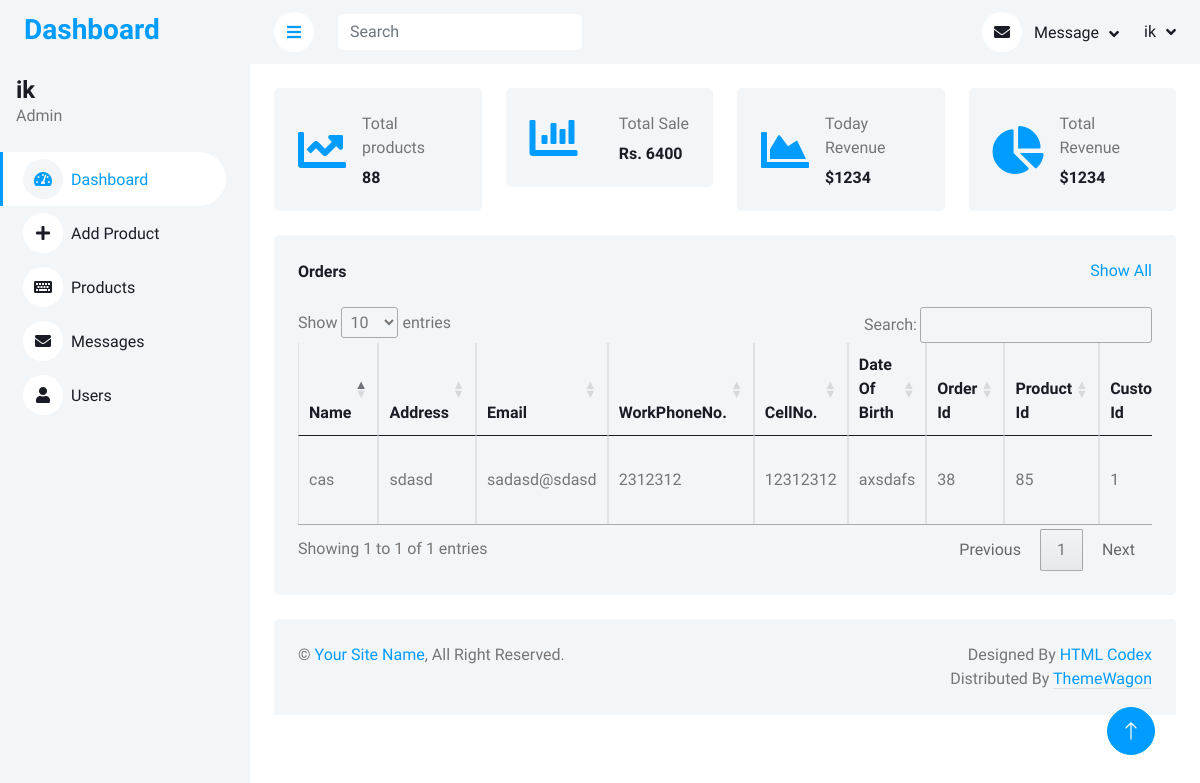
/admin-panel/dashborad.php (signed in), run on the app's committed database.
### tables this page shows
CREATE TABLE `orders` (
  `Name` varchar(255) DEFAULT NULL,
  `Address` varchar(255) DEFAULT NULL,
  `Email` varchar(255) DEFAULT NULL,
  `WorkPhoneNo` int(255) DEFAULT NULL,
  `CellNo` int(255) DEFAULT NULL,
  `DateOfBirth` varchar(255) DEFAULT NULL,
  `Remarks` varchar(255) DEFAULT NULL,
  `orderId` int(11) NOT NULL,
  `ProductId` int(11) DEFAULT NULL,
  `CustomerId` int(11) DEFAULT NULL,
  `TotalProducts` varchar(255) DEFAULT NULL,
  `TotalPrice` int(255) DEFAULT NULL,
  `OrderTime` timestamp NOT NULL DEFAULT current_timestamp()
);

### admin-panel/dashborad.php (the view, shortened to what this page needs)
<!DOCTYPE html>
<html lang="en">
<head>
    <link href="https://cdnjs.cloudflare.com/ajax/libs/font-awesome/5.10.0/css/all.min.css" rel="stylesheet">
    <link href="https://cdn.jsdelivr.net/npm/bootstrap-icons@1.4.1/font/bootstrap-icons.css" rel="stylesheet">
    <link href="https://cdn.datatables.net/1.13.6/css/jquery.dataTables.min.css" rel="stylesheet">
    <link href="css/bootstrap.min.css" rel="stylesheet">
    <link href="css/style.css" rel="stylesheet">
</head>
<body>
    <div class="container-xxl position-relative bg-white d-flex p-0">
        <?php include('sidebar.php') ?>
        <div class="content">
            <?php include('navbar.php') ?>
            <div class="container-fluid pt-4 px-4">
                <div class="row g-4">
                    <div class="col-sm-6 col-xl-3">
                        <div class="bg-light rounded d-flex align-items-center justify-content-between p-4">
                            <i class="fa fa-chart-line fa-3x text-primary"></i>
                            <div class="ms-3">
                                <p class="mb-2">Total products</p>
                                <h6 class="mb-0">
                                    <?php
                                    $select = "select * from products";
                                    $result = mysqli_query($connection, $select);
                                    $num = mysqli_num_rows($result);
                                    echo $num;
                                    ?>
                                </h6>
                            </div>
                        </div>
                    </div>
                    <div class="col-sm-6 col-xl-3">
                        <div class="bg-light rounded d-flex align-items-center justify-content-between p-4">
                            <i class="fa fa-chart-bar fa-3x text-primary"></i>
                            <div class="ms-3">
                                <p class="mb-2">Total Sale</p>
                                <h6 class="mb-0">
                                    Rs.
                                    <?php
                                    $select = "select TotalPrice from orders";
                                    $result = mysqli_query($connection, $select);
                                    $total_sales = 0;
                                    if (mysqli_num_rows($result) > 0) {
                                        while ($data = mysqli_fetch_assoc($result)) {
                                            $total_price = $data['TotalPrice'];
                                            $total_sales += $total_price;
                                        }
                                        echo $total_sales;
                                    } else {
                                        echo "0";
                                    }
                                    ?>
                                </h6>
                            </div>
                        </div>
                    </div>
                    <div class="col-sm-6 col-xl-3">
                        <div class="bg-light rounded d-flex align-items-center justify-content-between p-4">
                            <i class="fa fa-chart-area fa-3x text-primary"></i>
                            <div class="ms-3">
                                <p class="mb-2">Today Revenue</p>
                                <h6 class="mb-0">$1234</h6>
                            </div>
                        </div>
                    </div>
                    <div class="col-sm-6 col-xl-3">
                        <div class="bg-light rounded d-flex align-items-center justify-content-between p-4">
                            <i class="fa fa-chart-pie fa-3x text-primary"></i>
                            <div class="ms-3">
                                <p class="mb-2">Total Revenue</p>
                                <h6 class="mb-0">$1234</h6>
                            </div>
                        </div>
                    </div>
                </div>
            </div>
            <div class="container-fluid pt-4 px-4">
                <div class="bg-light text-center rounded p-4">
                    <div class="d-flex align-items-center justify-content-between mb-4">
                        <h6 class="mb-0">Orders</h6>
                        <a href="">Show All</a>
                    </div>
                    <div class="table-responsive">
                        <table class="table text-start align-middle table-bordered table-hover mb-0 table-responsive" id="orders-table">
                            <thead>
                                <tr class="text-dark">
                                    <th scope="col">Name</th>
                                    <th scope="col">Address</th>
                                    <th scope="col">Email</th>
                                    <th scope="col">WorkPhoneNo.</th>
                                    <th scope="col">CellNo.</th>
                                    <th scope="col">Date Of Birth</th>
                                    <th scope="col">Order Id</th>
                                    <th scope="col">Product Id</th>
                                    <th scope="col">Customer Id</th>
                                </tr>
                            </thead>
                            <tbody>
                                <?php
                                $select_order = mysqli_query($connection, "select * from orders");
                                if (mysqli_num_rows($select_order) > 0) {
                                    while ($data = mysqli_fetch_array($select_order)) {
                                ?>
                                        <tr>
                                            <td><?php echo $data['Name'] ?></td>
                                            <td><?php echo $data['Address'] ?></td>
                                            <td><?php echo $data['Email'] ?></td>
                                            <td><?php echo $data['WorkPhoneNo'] ?></td>
                                            <td><?php echo $data['CellNo'] ?></td>
                                            <td><?php echo $data['DateOfBirth'] ?></td>
                                            <td><?php echo $data['orderId'] ?></td>
                                            <td><?php echo $data['ProductId'] ?></td>
                                            <td><?php echo $data['CustomerId'] ?></td>
                                        </tr>
                                <?php
                                    }
                                }
                                ?>
                            </tbody>
                        </table>
                    </div>
                </div>
            </div>
            <div class="container-fluid pt-4 px-4">
                <div class="bg-light rounded-top p-4">
                    <div class="row">
                        <div class="col-12 col-sm-6 text-center text-sm-start">
                            &copy; <a href="#">Your Site Name</a>, All Right Reserved.
                        </div>
                        <div class="col-12 col-sm-6 text-center text-sm-end">
                            Designed By <a href="https://htmlcodex.com">HTML Codex</a>
                            Distributed By <a class="border-bottom" href="https://themewagon.com" target="_blank">ThemeWagon</a>
                        </div>
                    </div>
                </div>
            </div>
        </div>
        <a href="#" class="btn btn-lg btn-primary btn-lg-square back-to-top"><i class="bi bi-arrow-up"></i></a>
    </div>
</body>
</html>

### admin-panel/css/style.css (style rules this page uses)
:root { --primary: #009CFF; --light: #F3F6F9; --dark: #191C24; }
.back-to-top { position: fixed; display: none; right: 45px; bottom: 45px; z-index: 99; }
.btn { transition: .5s; }
.btn.btn-primary { color: #FFFFFF; }
.btn-lg-square { width: 48px; height: 48px; }
.btn-square, .btn-sm-square, .btn-lg-square { padding: 0; display: inline-flex; align-items: center; justify-content: center; font-weight: normal; border-radius: 50px; }
.content { margin-left: 250px; min-height: 100vh; background: #FFFFFF; transition: 0.5s; }
@media (min-width: 992px) { .content { width: calc(100% - 250px); } }

### data on the page
orders: Name "cas", Address "sdasd", Email "sadasd@sdasd", WorkPhoneNo "2312312", CellNo "12312312", DateOfBirth "axsdafs", orderId "38", ProductId "85", CustomerId "1"

### other printed values
$_SESSION['username'] "ik"
$num "88"
$total_sales "6400"
